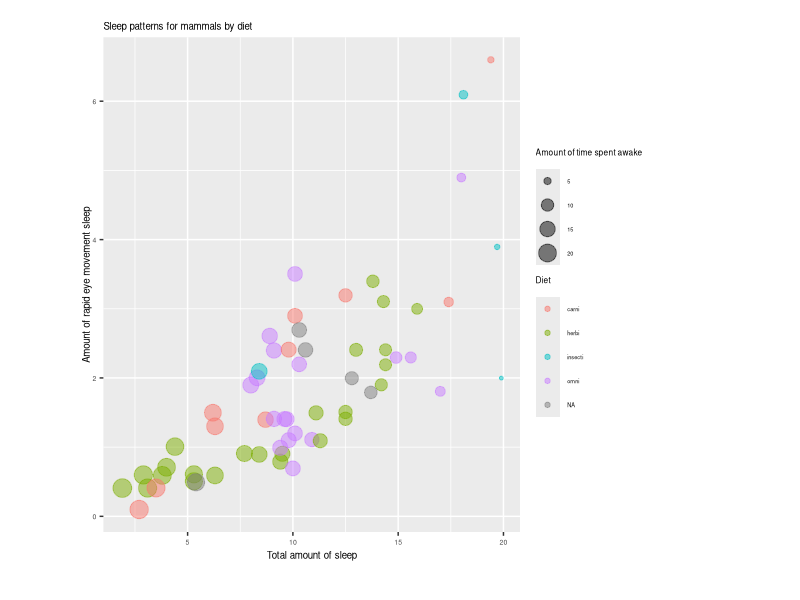

Source code (R):
## ---- chunk 1
knitr::opts_chunk$set(error = TRUE, fig.width = 6, fig.asp = 0.618)
library(ggplot2)
## ---- chunk 2
ggplot(data = msleep, mapping = aes(x = sleep_total, y =  sleep_rem, color=vore, size=awake))+ geom_jitter(position=position_jitter(width = 0.001, height =0.01),alpha=.5) + theme(legend.text = element_text(size=4, vjust=0.5)) + theme(legend.title = element_text(size=6, vjust=3)) + theme(legend.margin=margin(t = 0, unit='cm'))+ theme(plot.margin = unit(c(.5,4,1,2), "cm")) + theme(plot.title=element_text(size=7, vjust=0)) + theme(axis.title.y=element_text(size=7, angle=90, vjust=-0.5)) + theme(axis.title.x=element_text(size=7,vjust=.9)) + theme(axis.text.y= element_text(size = 5)) + theme(axis.text.x= element_text(size = 5)) + labs(title="Sleep patterns for mammals by diet", x= "Total amount of sleep", y="Amount of rapid eye movement sleep",color = "Diet", size = "Amount of time spent awake")
## ---- chunk 3
knitr::include_graphics("https://pngimg.com/uploads/cow/cow_PNG50557.png")
